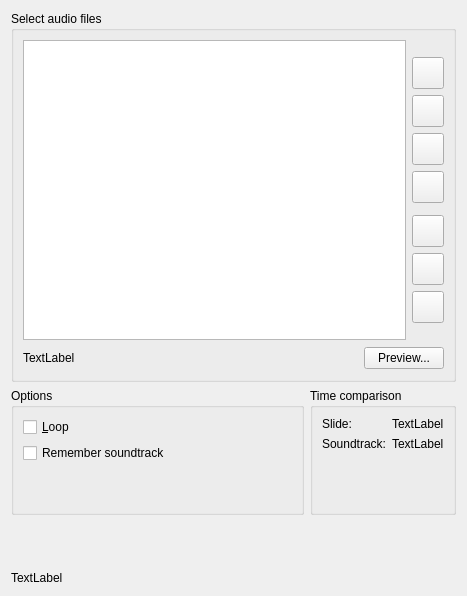
<?xml version="1.0" encoding="UTF-8"?>
<ui version="4.0">
 <class>SoundtrackDialog</class>
 <widget class="QWidget" name="SoundtrackDialog">
  <property name="geometry">
   <rect>
    <x>0</x>
    <y>0</y>
    <width>467</width>
    <height>596</height>
   </rect>
  </property>
  <layout class="QVBoxLayout" name="verticalLayout_5">
   <item>
    <widget class="QGroupBox" name="m_selectionGroupBox">
     <property name="sizePolicy">
      <sizepolicy hsizetype="Expanding" vsizetype="MinimumExpanding">
       <horstretch>0</horstretch>
       <verstretch>0</verstretch>
      </sizepolicy>
     </property>
     <property name="title">
      <string>Select audio files</string>
     </property>
     <layout class="QVBoxLayout" name="verticalLayout_3">
      <item>
       <layout class="QHBoxLayout" name="horizontalLayout_2">
        <item>
         <widget class="KIPIAdvancedSlideshowPlugin::ListSoundItems" name="m_SoundFilesListBox"/>
        </item>
        <item>
         <layout class="QVBoxLayout" name="verticalLayout">
          <item>
           <spacer name="spacer14_2">
            <property name="orientation">
             <enum>Qt::Vertical</enum>
            </property>
            <property name="sizeType">
             <enum>QSizePolicy::Expanding</enum>
            </property>
            <property name="sizeHint" stdset="0">
             <size>
              <width>28</width>
              <height>17</height>
             </size>
            </property>
           </spacer>
          </item>
          <item>
           <widget class="QPushButton" name="m_SoundFilesButtonUp">
            <property name="sizePolicy">
             <sizepolicy hsizetype="Fixed" vsizetype="Fixed">
              <horstretch>0</horstretch>
              <verstretch>0</verstretch>
             </sizepolicy>
            </property>
            <property name="minimumSize">
             <size>
              <width>32</width>
              <height>32</height>
             </size>
            </property>
            <property name="maximumSize">
             <size>
              <width>32</width>
              <height>32</height>
             </size>
            </property>
            <property name="sizeIncrement">
             <size>
              <width>6</width>
              <height>0</height>
             </size>
            </property>
            <property name="whatsThis">
             <string>Move the current image up in the portfolio list.</string>
            </property>
            <property name="text">
             <string/>
            </property>
           </widget>
          </item>
          <item>
           <widget class="QPushButton" name="m_SoundFilesButtonAdd">
            <property name="sizePolicy">
             <sizepolicy hsizetype="Minimum" vsizetype="Minimum">
              <horstretch>0</horstretch>
              <verstretch>0</verstretch>
             </sizepolicy>
            </property>
            <property name="minimumSize">
             <size>
              <width>32</width>
              <height>32</height>
             </size>
            </property>
            <property name="maximumSize">
             <size>
              <width>32</width>
              <height>32</height>
             </size>
            </property>
            <property name="whatsThis">
             <string>Add some image files to the portfolio list.</string>
            </property>
            <property name="text">
             <string/>
            </property>
           </widget>
          </item>
          <item>
           <widget class="QPushButton" name="m_SoundFilesButtonDelete">
            <property name="sizePolicy">
             <sizepolicy hsizetype="Minimum" vsizetype="Minimum">
              <horstretch>0</horstretch>
              <verstretch>0</verstretch>
             </sizepolicy>
            </property>
            <property name="minimumSize">
             <size>
              <width>32</width>
              <height>32</height>
             </size>
            </property>
            <property name="maximumSize">
             <size>
              <width>32</width>
              <height>32</height>
             </size>
            </property>
            <property name="whatsThis">
             <string>Remove some image files from the portfolio list.</string>
            </property>
            <property name="text">
             <string/>
            </property>
           </widget>
          </item>
          <item>
           <widget class="QPushButton" name="m_SoundFilesButtonDown">
            <property name="sizePolicy">
             <sizepolicy hsizetype="Minimum" vsizetype="Minimum">
              <horstretch>0</horstretch>
              <verstretch>0</verstretch>
             </sizepolicy>
            </property>
            <property name="minimumSize">
             <size>
              <width>32</width>
              <height>32</height>
             </size>
            </property>
            <property name="maximumSize">
             <size>
              <width>32</width>
              <height>32</height>
             </size>
            </property>
            <property name="whatsThis">
             <string>Move the current image down in the portfolio list.</string>
            </property>
            <property name="text">
             <string/>
            </property>
           </widget>
          </item>
          <item>
           <widget class="KSeparator" name="kseparator"/>
          </item>
          <item>
           <widget class="QPushButton" name="m_SoundFilesButtonLoad">
            <property name="sizePolicy">
             <sizepolicy hsizetype="Minimum" vsizetype="Minimum">
              <horstretch>0</horstretch>
              <verstretch>0</verstretch>
             </sizepolicy>
            </property>
            <property name="minimumSize">
             <size>
              <width>32</width>
              <height>32</height>
             </size>
            </property>
            <property name="maximumSize">
             <size>
              <width>32</width>
              <height>32</height>
             </size>
            </property>
            <property name="whatsThis">
             <string>Move the current image down in the portfolio list.</string>
            </property>
            <property name="text">
             <string/>
            </property>
           </widget>
          </item>
          <item>
           <widget class="QPushButton" name="m_SoundFilesButtonSave">
            <property name="sizePolicy">
             <sizepolicy hsizetype="Minimum" vsizetype="Minimum">
              <horstretch>0</horstretch>
              <verstretch>0</verstretch>
             </sizepolicy>
            </property>
            <property name="minimumSize">
             <size>
              <width>32</width>
              <height>32</height>
             </size>
            </property>
            <property name="maximumSize">
             <size>
              <width>32</width>
              <height>32</height>
             </size>
            </property>
            <property name="whatsThis">
             <string>Move the current image down in the portfolio list.</string>
            </property>
            <property name="text">
             <string/>
            </property>
           </widget>
          </item>
          <item>
           <widget class="QPushButton" name="m_SoundFilesButtonReset">
            <property name="sizePolicy">
             <sizepolicy hsizetype="Minimum" vsizetype="Minimum">
              <horstretch>0</horstretch>
              <verstretch>0</verstretch>
             </sizepolicy>
            </property>
            <property name="minimumSize">
             <size>
              <width>32</width>
              <height>32</height>
             </size>
            </property>
            <property name="maximumSize">
             <size>
              <width>32</width>
              <height>32</height>
             </size>
            </property>
            <property name="whatsThis">
             <string>Move the current image down in the portfolio list.</string>
            </property>
            <property name="text">
             <string/>
            </property>
           </widget>
          </item>
          <item>
           <spacer name="spacer14">
            <property name="orientation">
             <enum>Qt::Vertical</enum>
            </property>
            <property name="sizeType">
             <enum>QSizePolicy::Expanding</enum>
            </property>
            <property name="sizeHint" stdset="0">
             <size>
              <width>28</width>
              <height>17</height>
             </size>
            </property>
           </spacer>
          </item>
         </layout>
        </item>
       </layout>
      </item>
      <item>
       <layout class="QHBoxLayout" name="horizontalLayout_3">
        <item>
         <widget class="QLabel" name="m_timeLabel">
          <property name="sizePolicy">
           <sizepolicy hsizetype="Expanding" vsizetype="Minimum">
            <horstretch>0</horstretch>
            <verstretch>0</verstretch>
           </sizepolicy>
          </property>
          <property name="text">
           <string comment="KDE::DoNotExtract">TextLabel</string>
          </property>
         </widget>
        </item>
        <item>
         <spacer name="horizontalSpacer_2">
          <property name="orientation">
           <enum>Qt::Horizontal</enum>
          </property>
          <property name="sizeHint" stdset="0">
           <size>
            <width>78</width>
            <height>24</height>
           </size>
          </property>
         </spacer>
        </item>
        <item>
         <widget class="QPushButton" name="m_previewButton">
          <property name="text">
           <string>Preview...</string>
          </property>
         </widget>
        </item>
       </layout>
      </item>
     </layout>
    </widget>
   </item>
   <item>
    <layout class="QHBoxLayout" name="horizontalLayout">
     <item>
      <widget class="QGroupBox" name="groupBox">
       <property name="sizePolicy">
        <sizepolicy hsizetype="MinimumExpanding" vsizetype="MinimumExpanding">
         <horstretch>0</horstretch>
         <verstretch>0</verstretch>
        </sizepolicy>
       </property>
       <property name="title">
        <string>Options</string>
       </property>
       <layout class="QVBoxLayout" name="verticalLayout_2">
        <item>
         <widget class="QCheckBox" name="m_loopCheckBox">
          <property name="text">
           <string>&amp;Loop</string>
          </property>
         </widget>
        </item>
        <item>
         <widget class="QCheckBox" name="m_rememberSoundtrack">
          <property name="text">
           <string>Remember soundtrack</string>
          </property>
         </widget>
        </item>
        <item>
         <spacer name="verticalSpacer_3">
          <property name="orientation">
           <enum>Qt::Vertical</enum>
          </property>
          <property name="sizeHint" stdset="0">
           <size>
            <width>20</width>
            <height>40</height>
           </size>
          </property>
         </spacer>
        </item>
       </layout>
      </widget>
     </item>
     <item>
      <widget class="QGroupBox" name="groupBox_2">
       <property name="title">
        <string>Time comparison</string>
       </property>
       <layout class="QVBoxLayout" name="verticalLayout_4">
        <item>
         <layout class="QGridLayout" name="gridLayout">
          <item row="0" column="0">
           <widget class="QLabel" name="label">
            <property name="text">
             <string>Slide:</string>
            </property>
           </widget>
          </item>
          <item row="0" column="1">
           <widget class="QLabel" name="m_slideTimeLabel">
            <property name="text">
             <string comment="KDE::DoNotExtract">TextLabel</string>
            </property>
           </widget>
          </item>
          <item row="1" column="0">
           <widget class="QLabel" name="label_2">
            <property name="text">
             <string>Soundtrack:</string>
            </property>
           </widget>
          </item>
          <item row="1" column="1">
           <widget class="QLabel" name="m_soundtrackTimeLabel">
            <property name="text">
             <string comment="KDE::DoNotExtract">TextLabel</string>
            </property>
           </widget>
          </item>
         </layout>
        </item>
        <item>
         <spacer name="verticalSpacer">
          <property name="orientation">
           <enum>Qt::Vertical</enum>
          </property>
          <property name="sizeHint" stdset="0">
           <size>
            <width>20</width>
            <height>40</height>
           </size>
          </property>
         </spacer>
        </item>
       </layout>
      </widget>
     </item>
    </layout>
   </item>
   <item>
    <spacer name="verticalSpacer_2">
     <property name="orientation">
      <enum>Qt::Vertical</enum>
     </property>
     <property name="sizeHint" stdset="0">
      <size>
       <width>20</width>
       <height>60</height>
      </size>
     </property>
    </spacer>
   </item>
   <item>
    <widget class="QLabel" name="m_statusBarLabel">
     <property name="text">
      <string comment="KDE::DoNotExtract">TextLabel</string>
     </property>
    </widget>
   </item>
  </layout>
 </widget>
 <customwidgets>
  <customwidget>
   <class>KSeparator</class>
   <extends>QFrame</extends>
   <header>kseparator.h</header>
  </customwidget>
  <customwidget>
   <class>KIPIAdvancedSlideshowPlugin::ListSoundItems</class>
   <extends>QListWidget</extends>
   <header>listsounditems.h</header>
  </customwidget>
 </customwidgets>
 <resources/>
 <connections/>
</ui>
